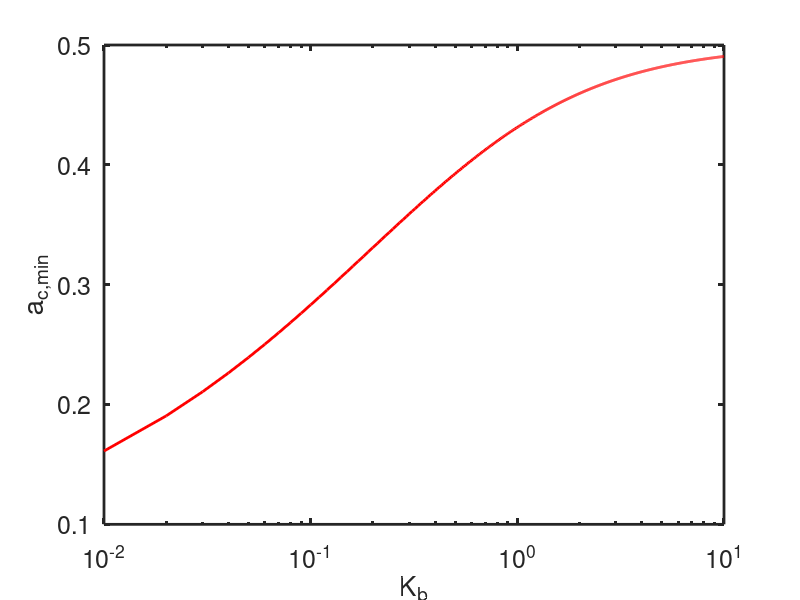

Recreate this plot in MATLAB.
% plot of a_c,min(K_b)
set(0,                           ...
   'defaultaxesfontsize', 18,   ...
   'defaultaxeslinewidth', 2.0, ...
   'defaultlinelinewidth', 2.0); 

Kb  = [0.01:.01:10];

ac = -((3*Kb.^2+2*Kb).*log((Kb+1)./Kb)-(3*Kb+1/2))./((Kb+1/2).*log((Kb+1)./Kb)-1)/2;

figure(1)
semilogx(Kb,ac,'r')
xlabel('K_b')
ylabel('a_{c,min}')
axis([0.01 10 0.1 0.5])
